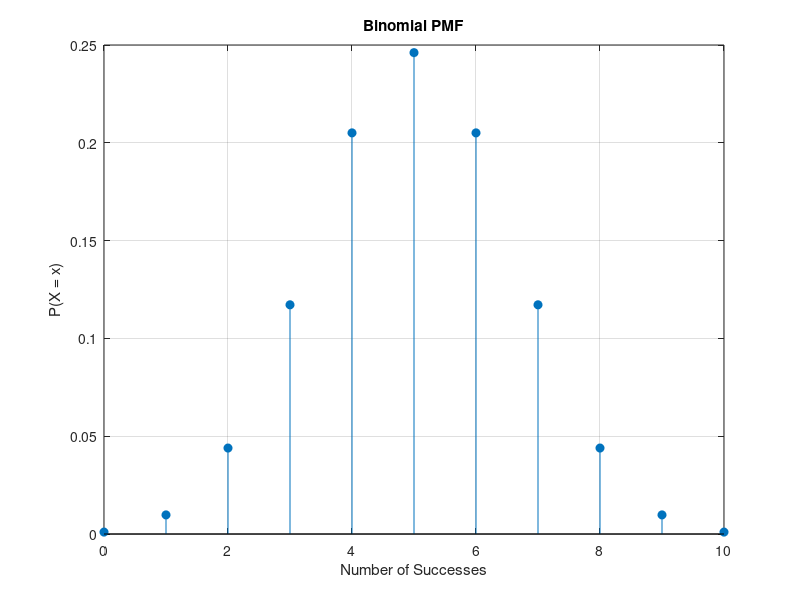
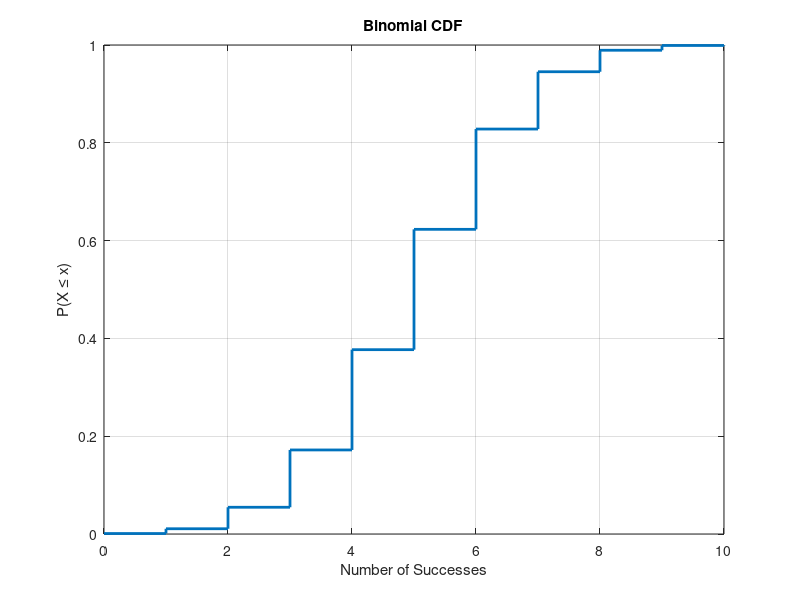

Write MATLAB code to recreate these figures, in order.
%{


data_generation = rand(1,10);
probability_success =0.5;
number_repeated =1000;
fprintf('data generation \n');
disp(data_generation);
for i=1 :
%}
 %تهيئة للتجربة وتعرييف المعاملات
p=0.5;
n=10;
number_experment=1000;
success=zeros(1,number_experment);

%البداية من توليد البيانات حيث نكرر التوليد بمقدار مرات اجراء التجربة 
%{

هذه الحلقة ستكرر التجربة N مرة.
وكل مرة تنفذ 10 رميات ثم تحفظ عدد الصور.

for i=1:number_experment
   data_generation =rand(1,n)%توليد عشرة اعداد عشواىية بين الصفر والواحد 
   
   success=data_generation<=p;
   % الفحص وتحويل البيانات المولدة الى0,1 وذلك بغرض معرفة عدد مرات الحصول على 1
   count_success(i)=sum(success );
end;




%{
عرض النتائج 
نعرض نتائج اول 20 تجؤبة 

%}
fprintf('نتائج اول 20 تجربة  \n'); 
disp(success(1:20));
%}
clc;
clear;
close all;

% تهيئة التجربة وتعريف المعاملات
p = 0.5;
n = 10;
number_experment = 1000;

% تخزين عدد النجاحات لكل تجربة
count_success = zeros(1,number_experment);

% تكرار التجربة
for i = 1:number_experment
    
    % توليد 10 أرقام عشوائية
    data_generation = rand(1,n);
    
    % تحويل النتائج إلى نجاح (1) أو فشل (0)
    success = data_generation <= p;
    
    % حساب عدد النجاحات
    count_success(i) = sum(success);
    
end

% عرض أول 20 تجربة
fprintf('نتائج اول 20 تجربة:\n');
disp(count_success(1:20));

%{
حساب احتمال الحصول على 7 صور
نفحص كم مرة ظهر الرقم 7
ثم نقسم على عدد التجارب
%}

probability_7 = sum(count_success == 7) / number_experment;

fprintf('احتمال الحصول على 7 صور = %.4f\n', probability_7);



%{
رسم توزيع عدد النجاحات%{
رسم PMF النظري للتوزيع الثنائي
%}

x = 0:n;

pmf = binopdf(x,n,p);

figure;
stem(x,pmf,'filled');

xlabel('Number of Successes');
ylabel('P(X = x)');
title('Binomial PMF');

grid on;
%{
رسم CDF النظري
%}

cdf = binocdf(x,n,p);

figure;
stairs(x,cdf,'LineWidth',2);

xlabel('Number of Successes');
ylabel('P(X \leq x)');
title('Binomial CDF');

grid on;
